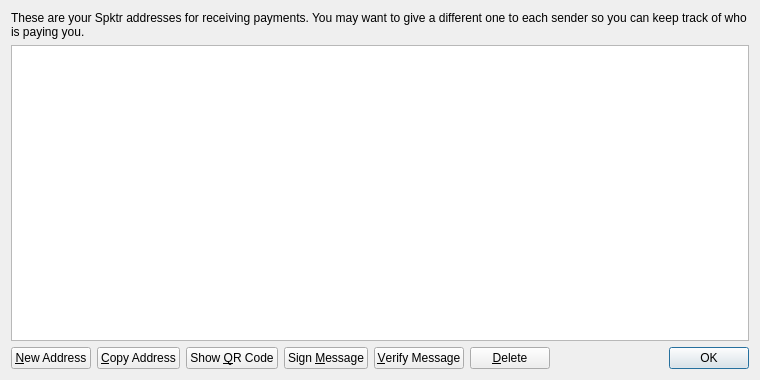
<?xml version="1.0" encoding="UTF-8"?>
<ui version="4.0">
 <class>AddressBookPage</class>
 <widget class="QWidget" name="AddressBookPage">
  <property name="geometry">
   <rect>
    <x>0</x>
    <y>0</y>
    <width>760</width>
    <height>380</height>
   </rect>
  </property>
  <property name="windowTitle">
   <string>Address Book</string>
  </property>
  <layout class="QVBoxLayout" name="verticalLayout">
   <item>
    <widget class="QLabel" name="labelExplanation">
     <property name="text">
      <string>These are your Spktr addresses for receiving payments. You may want to give a different one to each sender so you can keep track of who is paying you.</string>
     </property>
     <property name="textFormat">
      <enum>Qt::PlainText</enum>
     </property>
     <property name="wordWrap">
      <bool>true</bool>
     </property>
    </widget>
   </item>
   <item>
    <widget class="QTableView" name="tableView">
     <property name="contextMenuPolicy">
      <enum>Qt::CustomContextMenu</enum>
     </property>
     <property name="toolTip">
      <string>Double-click to edit address or label</string>
     </property>
     <property name="tabKeyNavigation">
      <bool>false</bool>
     </property>
     <property name="alternatingRowColors">
      <bool>true</bool>
     </property>
     <property name="selectionMode">
      <enum>QAbstractItemView::SingleSelection</enum>
     </property>
     <property name="selectionBehavior">
      <enum>QAbstractItemView::SelectRows</enum>
     </property>
     <property name="sortingEnabled">
      <bool>true</bool>
     </property>
     <attribute name="verticalHeaderVisible">
      <bool>false</bool>
     </attribute>
    </widget>
   </item>
   <item>
    <layout class="QHBoxLayout" name="horizontalLayout">
     <item>
      <widget class="QPushButton" name="newAddressButton">
       <property name="toolTip">
        <string>Create a new address</string>
       </property>
       <property name="text">
        <string>&amp;New Address</string>
       </property>
       <property name="icon">
        <iconset resource="../bitcoin.qrc">
         <normaloff>:/icons/add</normaloff>:/icons/add</iconset>
       </property>
      </widget>
     </item>
     <item>
      <widget class="QPushButton" name="copyToClipboard">
       <property name="toolTip">
        <string>Copy the currently selected address to the system clipboard</string>
       </property>
       <property name="text">
        <string>&amp;Copy Address</string>
       </property>
       <property name="icon">
        <iconset resource="../bitcoin.qrc">
         <normaloff>:/icons/editcopy</normaloff>:/icons/editcopy</iconset>
       </property>
      </widget>
     </item>
     <item>
      <widget class="QPushButton" name="showQRCode">
       <property name="text">
        <string>Show &amp;QR Code</string>
       </property>
       <property name="icon">
        <iconset resource="../bitcoin.qrc">
         <normaloff>:/icons/qrcode</normaloff>:/icons/qrcode</iconset>
       </property>
      </widget>
     </item>
     <item>
      <widget class="QPushButton" name="signMessage">
       <property name="toolTip">
        <string>Sign a message to prove you own a Spktr address</string>
       </property>
       <property name="text">
        <string>Sign &amp;Message</string>
       </property>
       <property name="icon">
        <iconset resource="../bitcoin.qrc">
         <normaloff>:/icons/edit</normaloff>:/icons/edit</iconset>
       </property>
      </widget>
     </item>
     <item>
      <widget class="QPushButton" name="verifyMessage">
       <property name="toolTip">
        <string>Verify a message to ensure it was signed with a specified Spktr address</string>
       </property>
       <property name="text">
        <string>&amp;Verify Message</string>
       </property>
       <property name="icon">
        <iconset resource="../bitcoin.qrc">
         <normaloff>:/icons/transaction_0</normaloff>:/icons/transaction_0</iconset>
       </property>
      </widget>
     </item>
     <item>
      <widget class="QPushButton" name="deleteButton">
       <property name="toolTip">
        <string>Delete the currently selected address from the list</string>
       </property>
       <property name="text">
        <string>&amp;Delete</string>
       </property>
       <property name="icon">
        <iconset resource="../bitcoin.qrc">
         <normaloff>:/icons/remove</normaloff>:/icons/remove</iconset>
       </property>
      </widget>
     </item>
     <item>
      <spacer name="horizontalSpacer">
       <property name="orientation">
        <enum>Qt::Horizontal</enum>
       </property>
       <property name="sizeHint" stdset="0">
        <size>
         <width>40</width>
         <height>20</height>
        </size>
       </property>
      </spacer>
     </item>
     <item>
      <widget class="QDialogButtonBox" name="buttonBox">
       <property name="sizePolicy">
        <sizepolicy hsizetype="Maximum" vsizetype="Fixed">
         <horstretch>0</horstretch>
         <verstretch>0</verstretch>
        </sizepolicy>
       </property>
       <property name="standardButtons">
        <set>QDialogButtonBox::Ok</set>
       </property>
      </widget>
     </item>
    </layout>
   </item>
  </layout>
 </widget>
 <resources>
  <include location="../bitcoin.qrc"/>
 </resources>
 <connections/>
</ui>
